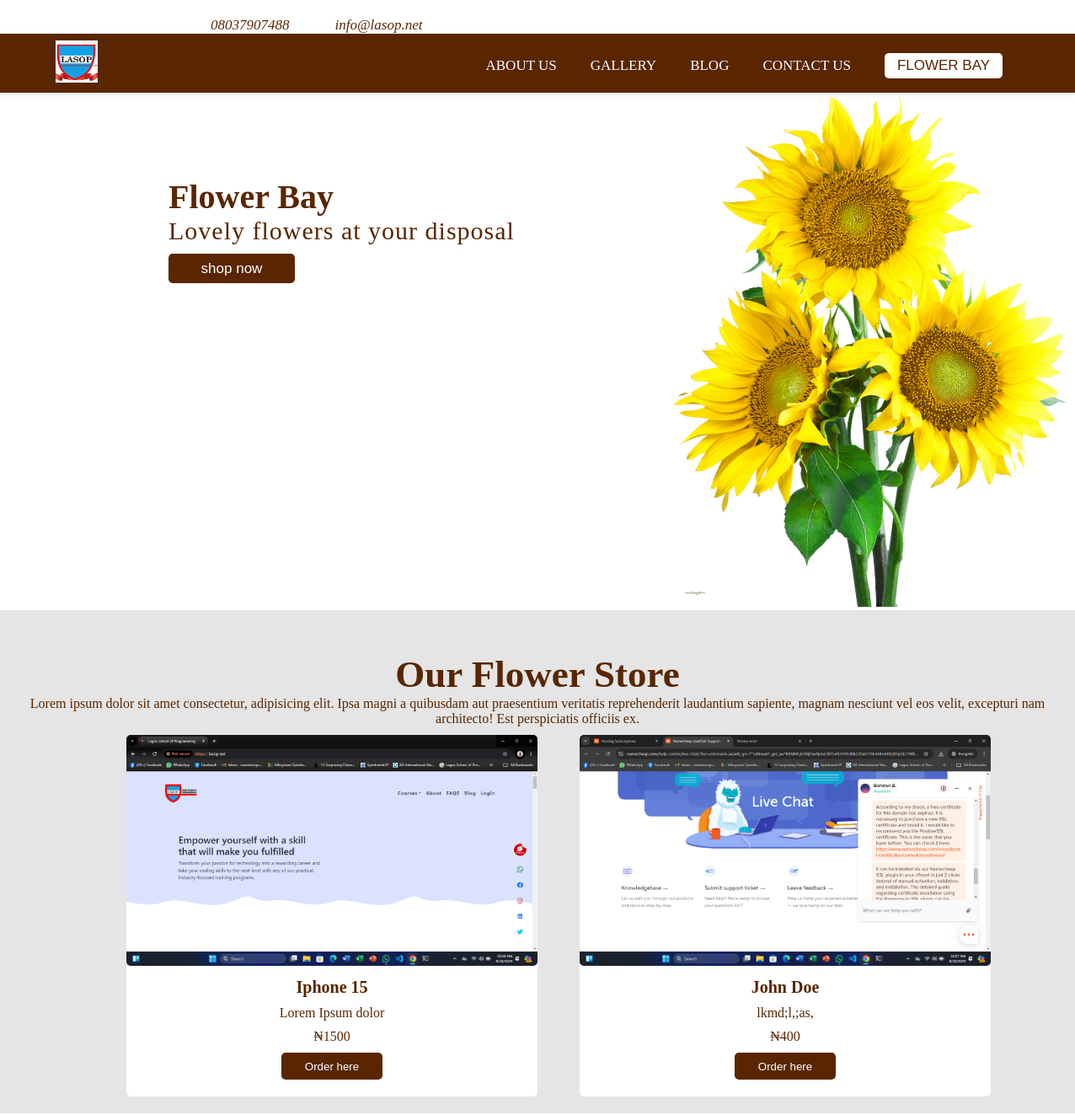
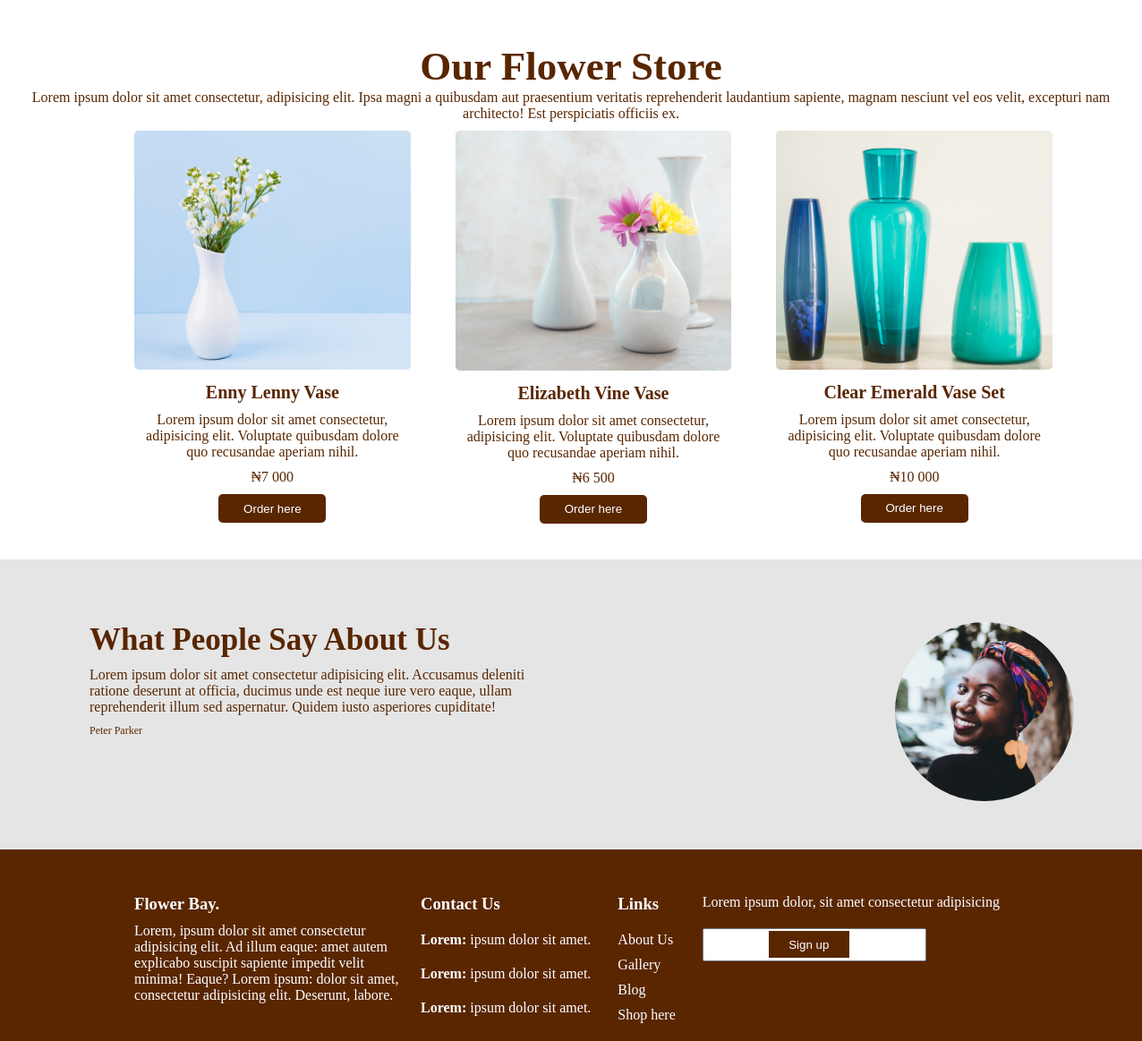
The app's page //response with its own data (2 pictures, top to bottom).
### portfolio/models.py (models this page shows, shortened)
class Product(models.Model):
    name=models.CharField(max_length=200)
    description=models.TextField()
    price=models.CharField(max_length=30)
    image=models.ImageField(upload_to='img')
    date=models.DateTimeField(auto_now_add=True)

### portfolio/views.py (called while the page is built)
def homepage(request):
    products=Product.objects.all()
    context={'products':products}
    return render(request, 'portfolio/flowerabay.html',context)

### portfolio/templates/portfolio/flowerabay.html (shortened to what this page needs)
{% load static %}
<!DOCTYPE html>
<html lang="en">
<head>
    <link rel="stylesheet" href="{% static './css/flowerbay.css' %}">
</head>
<body>
    <div class="firstnav">
        <a href="tel:+234 803 790 7488">08037907488</a>
        <a href="mailto:info@lasop.net">info@lasop.net</a>
    </div>
    <header>
        <div id="branding">
            <a href="">
                <img src="{% static './images/logo.png' %}" alt="">
            </a>
        </div>
        <nav>
            <ul>
               <a href="about.html">
                <li>about us</li>
               </a>
               <a href="gallery.html">
                <li>gallery</li>
               </a>
               <a href="blog.html">
                <li>blog</li>
               </a>
               <a href="contact.html">
                <li>contact us</li>
               </a>
              <a href="">
                <li>
                    <button>flower bay</button>
                </li>
              </a>
            </ul>
        </nav>
    </header>
    <section class="hero">
        <div class="herotext">
            <h1>Flower Bay</h1>
            <p>Lovely flowers at your disposal</p>
            <button>shop now</button>
        </div>
        <div class="heroimg">
            <img src="{% static './images/purepng1.png' %}" alt="">
        </div>
    </section>
    <section class="display">
        <div class="displaytext">
            <h1>Our Flower Store</h1>
            <p>Lorem ipsum dolor sit amet consectetur, adipisicing elit. Ipsa magni a quibusdam aut praesentium veritatis reprehenderit laudantium sapiente, magnam nesciunt vel eos velit, excepturi nam architecto! Est perspiciatis officiis ex.</p>
        </div>
        <div class="cards">
            {% for product in products %}
            <div class="card">
                <img src={{product.image.url}} alt="">
                <h4>{{product.name}}</h4>
                <p>{{product.description}}</p>
                <p>&#8358;{{product.price}}</p>
                <button>Order here</button>
            </div>
            {% endfor %}
        </div>
    </section>
    <section>
        <div class="displaytext">
            <h1>Our Flower Store</h1>
            <p>Lorem ipsum dolor sit amet consectetur, adipisicing elit. Ipsa magni a quibusdam aut praesentium veritatis reprehenderit laudantium sapiente, magnam nesciunt vel eos velit, excepturi nam architecto! Est perspiciatis officiis ex.</p>
        </div>
        <div class="cardss">
            <div class="card">
                <img src="{% static './images/EnnyLennyVase.png' %}" alt="">
                <h4>Enny Lenny Vase</h4>
                <p>Lorem ipsum dolor sit amet consectetur, adipisicing elit. Voluptate quibusdam dolore quo recusandae aperiam nihil.</p>
                <p>&#8358;7 000</p>
                <button>Order here</button>
            </div>
            <div class="card">
                <img src="{% static './images/ElizabethVine.png' %}" alt="">
                <h4>Elizabeth Vine Vase</h4>
                <p>Lorem ipsum dolor sit amet consectetur, adipisicing elit. Voluptate quibusdam dolore quo recusandae aperiam nihil.</p>
                <p>&#8358;6 500</p>
                <button>Order here</button>
            </div>
            <div class="card">
                <img src="{% static './images/ClearEmerald.png' %}" alt="">
                <h4>Clear Emerald Vase Set</h4>
                <p>Lorem ipsum dolor sit amet consectetur, adipisicing elit. Voluptate quibusdam dolore quo recusandae aperiam nihil.</p>
                <p>&#8358;10 000</p>
                <button>Order here</button>
            </div>
        </div>
    </section>
    <section class="about">
        <div class="about-text">
            <h1> What People Say About Us</h1>
            <p>
                Lorem ipsum dolor sit amet consectetur adipisicing elit. Accusamus deleniti ratione deserunt at officia, ducimus unde est neque iure vero eaque, ullam reprehenderit illum sed aspernatur. Quidem iusto asperiores cupiditate!
            </p>
            <p class="small">
                Peter Parker
            </p>
        </div>
        <div class="about-img">
            <img src="{% static './images/photo-of-woman-wearing-headscarf-18205751.png' %}" alt="">
        </div>
    </section>
    <footer>
        <div class="desc">
            <h3>Flower Bay.</h3>
            <p>Lorem, ipsum dolor sit amet consectetur adipisicing elit. Ad illum eaque: amet autem explicabo suscipit sapiente impedit velit minima! Eaque? Lorem ipsum: dolor sit amet, consectetur adipisicing elit. Deserunt, labore.</p>
        </div>
        <div class="contact">
            <h3>Contact Us</h3>
            <p><b>Lorem:</b> ipsum dolor sit amet.</p>
            <p><b>Lorem:</b> ipsum dolor sit amet.</p>
            <p><b>Lorem:</b> ipsum dolor sit amet.</p>
        </div>
        <div class="links">
            <h3>Links</h3>
            <a href="#">About Us</a>
            <a href="#">Gallery</a>
            <a href="#">Blog</a>
            <a href="#">Shop here</a>
        </div>
        <div class="signup">
            <p>Lorem ipsum dolor, sit amet consectetur adipisicing</p>
            <button>Sign up</button>
        </div>
    </footer>
</body>
</html>

### portfolio/static/css/flowerbay.css (style rules this page uses)
* { margin: 0; padding: 0; box-sizing: border-box; }
.firstnav { background-color: white; margin-left: 200px; margin-top: 20px; }
.firstnav a { text-decoration: none; padding-left: 50px; color: #592600; font-size: 17px; font-style: italic; }
header { background-color: #592600; min-height: 70px; position: sticky; top: 0; z-index: 2000; padding: 0.5rem 1rem; box-shadow: 0px 2px 5px rgba(0,0,0,0.1); }
#branding img { width: 50px; height: 50px; float: left; margin-left: 50px; }
nav ul a li { display: inline; float: left; color: #ffffff; padding: 20px; text-transform: uppercase; font-size: 17px; font-weight: 500; }
nav { float: right; margin-right: 50px; }
nav ul a li button { width: 140px; height: 30px; border: none; border-radius: 5px; background-color: #ffffff; color: #592600; font-size: 17px; font-family: 500; text-transform: uppercase; margin-top: -10px; }
.hero { display: flex; margin-left: 100px; color: #592600; }
.herotext { width: 700px; margin-top: 100px; margin-left: 100px; }
.herotext h1 { width: 300px; font-size: 40px; }
.herotext p { width: 450px; font-size: 30px; font-weight: lighter; letter-spacing: 1px; margin-bottom: 10px; }
.herotext button { width: 150px; height: 35px; border: none; border-radius: 5px; background-color: #592600; color:#ffffff ; font-size: 17px; }
.heroimg img { margin-left: 150px; }
.display { background-color: #e5e5e5; }
.displaytext { text-align: center; padding-top: 50px; color: #592600; }
.displaytext h1 { font-size: 45px; }
.card { text-align: center; color: #592600; width: auto; height: auto; background-color: #ffffff; margin-top: 10px; border-radius: 5px; margin-left: 50px; margin-bottom: 20px; }
.card h4 { font-size: 20px; margin: 10px 0;; }
.card p { margin: 10px 0;; }
.card button { width: 120px; height: 2rem; border: none; background-color: #592600; color: #ffffff; border-radius: 5px; margin-bottom: 20px; }
.card img { width: 100%; border-radius: 5px; }
.cards { display: flex; margin:0 100px; }
.cardss { display: grid; grid-template-columns: 1fr 1fr 1fr ; margin:0 100px; }
.about { background-color: #e5e5e5; color: #592600; display: flex; padding-top: 70px; }
.about-text { width: 700px; margin-left: 100px; }
.about-text h1 { font-size: 35px; margin-bottom: 10px; }
.about-text p { margin-right: 200px; margin-bottom:10px; }
.about-text p:nth-child(3) { font-size: 12px; }
.about-img img { width: 200px; height: 200px; border-radius: 50%; margin-left: 200px; margin-bottom: 50px; }
footer { background-color: #592600; color: #ffffff; padding-top: 50px; display: flex; }
.desc { margin-left: 150px; width: 300px; }
.desc h3 { margin-bottom: 10px; }
.contact { margin-left: 20px; }
.contact h3 { margin-bottom: 10px; }
.contact p { margin-top: 20px; }
.links { margin-left: 30px; display: block; margin-bottom: 20px; }
.links h3 { margin-bottom: 10px; }
.links a { display: block; color: #ffffff; text-decoration: none; padding-top: 10px; }
.signup { margin-left: 30px; }
.signup p { margin-bottom: 20px; }
.signup button { width: 90px; height: 30px; border: none; background-color: #592600; color: #ffffff; position: relative; left: -180px; }

### records on screen
Product: image (picture), name "Iphone 15", description "Lorem Ipsum dolor", price "1500"
Product: image (picture), name "John Doe", description "lkmd;l,;as,", price "400"
